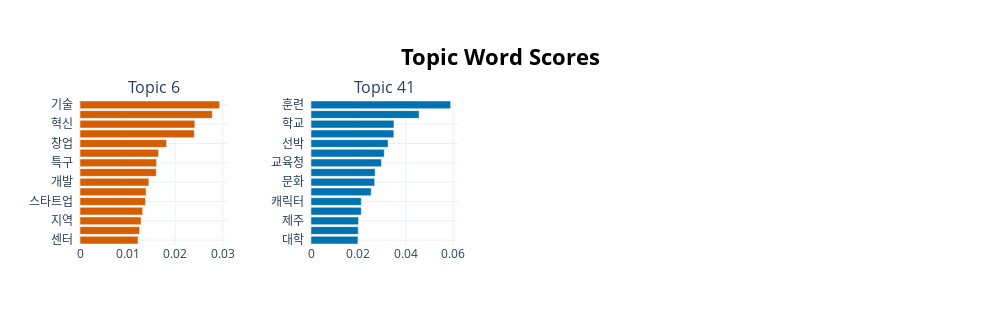

Notebook source saved alongside this figure:
### Code cell
#문서요약
sim_topics = inference(text)
model.visualize_barchart(topics= sim_topics, n_words = 15)

### Figure 1 — Plotly figure (JSON) as saved in the notebook; plotly's stock layout.template omitted (floating-point values rounded to 4 significant figures)
{"data": [{"marker": {"color": "#D55E00"}, "orientation": "h", "type": "bar", "x": [0.01221, 0.01252, 0.01284, 0.01317, 0.01378, 0.0139, 0.01447, 0.01603, 0.0161, 0.01652, 0.01819, 0.02404, 0.02415, 0.02782, 0.02936], "xaxis": "x", "y": ["센터  ", "벤처  ", "지역  ", "사업  ", "스타트업  ", "연구  ", "개발  ", "과학  ", "특구  ", "지원  ", "창업  ", "산업  ", "혁신  ", "기업  ", "기술  "], "yaxis": "y"}, {"marker": {"color": "#0072B2"}, "orientation": "h", "type": "bar", "x": [0.01982, 0.01992, 0.02003, 0.0212, 0.0212, 0.02539, 0.02686, 0.02706, 0.02971, 0.0309, 0.03251, 0.03495, 0.03499, 0.04561, 0.05891], "xaxis": "x2", "y": ["대학  ", "조직  ", "제주  ", "자율  ", "캐릭터  ", "학생  ", "문화  ", "운영  ", "교육청  ", "재난  ", "선박  ", "면접  ", "학교  ", "교육  ", "훈련  "], "yaxis": "y2"}], "layout": {"annotations": [{"font": {"size": 16}, "showarrow": false, "text": "Topic 6", "x": 0.0875, "xanchor": "center", "xref": "paper", "y": 1, "yanchor": "bottom", "yref": "paper"}, {"font": {"size": 16}, "showarrow": false, "text": "Topic 41", "x": 0.3625, "xanchor": "center", "xref": "paper", "y": 1, "yanchor": "bottom", "yref": "paper"}], "height": 325, "hoverlabel": {"bgcolor": "white", "font": {"family": "Rockwell", "size": 16}}, "showlegend": false, "title": {"font": {"color": "Black", "size": 22}, "text": "<b>Topic Word Scores", "x": 0.5, "xanchor": "center", "yanchor": "top"}, "width": 1000, "xaxis": {"anchor": "y", "domain": [0, 0.175], "showgrid": true}, "xaxis2": {"anchor": "y2", "domain": [0.275, 0.45], "showgrid": true}, "xaxis3": {"anchor": "y3", "domain": [0.55, 0.725], "showgrid": true}, "xaxis4": {"anchor": "y4", "domain": [0.825, 1], "showgrid": true}, "yaxis": {"anchor": "x", "domain": [0, 1], "showgrid": true}, "yaxis2": {"anchor": "x2", "domain": [0, 1], "showgrid": true}, "yaxis3": {"anchor": "x3", "domain": [0, 1], "showgrid": true}, "yaxis4": {"anchor": "x4", "domain": [0, 1], "showgrid": true}}}
